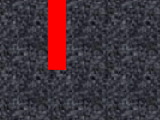
%> input picture TestParrotDownwardImage.png, 160 x 120 px
$ octave ImageCroppingTest.m   (GNU Octave 9; MATLAB toolbox functions it lacks are replaced by stand-ins)
%> lines starting %> are read from the running program, lines starting %| are printed output that depends on the picture
%% Image Crop Test

original_image = imread("TestParrotDownwardImage.png");
%> original_image is the input picture: size 120x160x3 uint8; mean R, G, B 67.3, 51.6, 59.4

top_left_portion = imcrop(original_image, [0, 0, 59, 42]);
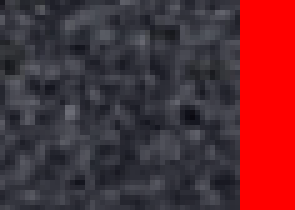
%> top_left_portion: size 42x59x3 uint8 (shown 5 times larger); mean R, G, B 91.5, 44.8, 51.8
top_center_portion = imcrop(original_image, [60, 0, 39, 42]);
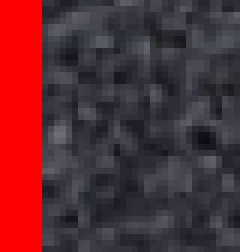
%> top_center_portion: size 42x40x3 uint8 (shown 6 times larger); mean R, G, B 89.2, 45.4, 52.5
top_right_portion = imcrop(original_image, [100, 0, 59, 42]);
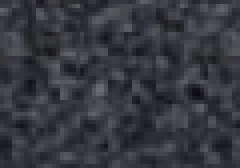
%> top_right_portion: size 42x60x3 uint8 (shown 4 times larger); mean R, G, B 54, 54.9, 63.5

center_left_portion = imcrop(original_image, [0, 42, 59, 42]);
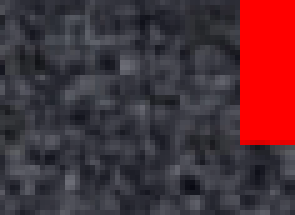
%> center_left_portion: size 43x59x3 uint8 (shown 5 times larger); mean R, G, B 79.5, 48.4, 55.6
center_right_portion = imcrop(original_image, [100, 42, 59, 42]);
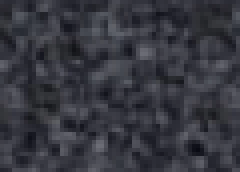
%> center_right_portion: size 43x60x3 uint8 (shown 4 times larger); mean R, G, B 54.6, 55.6, 63.8


subplot(2, 3, 1);
imshow(top_left_portion)
title("Top Left Portion")
subplot(2, 3, 2);
imshow(top_center_portion)
title("Top Center Portion")
subplot(2, 3, 3);
imshow(top_right_portion)
title("Top Right Portion")

subplot(2, 3, 4)
imshow(center_left_portion);
title("Center Left Portion")

subplot(2, 3, 5);
imshow(center_right_portion);
title("Center Right Portion")

$ run again, with TestParrotDownwardCircleImage.png copied over TestParrotDownwardImage.png
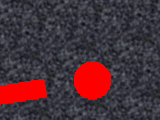
%> input picture TestParrotDownwardCircleImage.png, 160 x 120 px
%> original_image is the input picture: size 120x160x3 uint8; mean R, G, B 74.9, 49.4, 56.8
%> `top_center_portion = imcrop(original_image, [60, 0, 39, 42]);`:
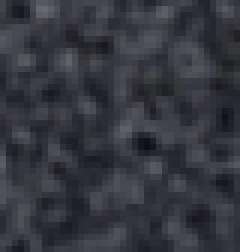
%> top_center_portion: size 42x40x3 uint8 (shown 6 times larger); mean R, G, B 53.8, 54.7, 63.2
%> `center_right_portion = imcrop(original_image, [100, 42, 59, 42]);`:
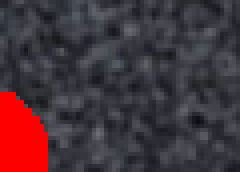
%> center_right_portion: size 43x60x3 uint8 (shown 4 times larger); mean R, G, B 70.5, 51.9, 59.6
